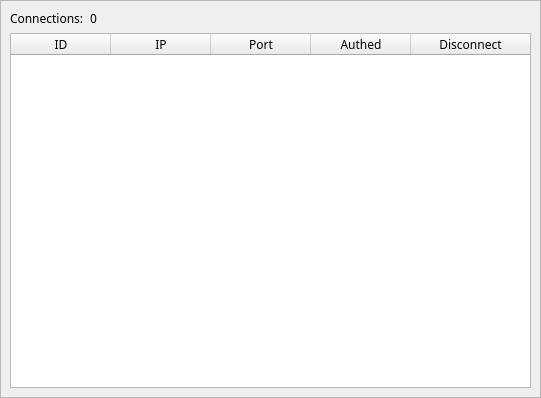
<?xml version="1.0" encoding="UTF-8"?>
<ui version="4.0">
 <class>ConnectionsPage</class>
 <widget class="QWidget" name="ConnectionsPage">
  <property name="geometry">
   <rect>
    <x>0</x>
    <y>0</y>
    <width>541</width>
    <height>398</height>
   </rect>
  </property>
  <property name="font">
   <font>
    <family>Anonymous Pro</family>
   </font>
  </property>
  <property name="windowTitle">
   <string>Form</string>
  </property>
  <layout class="QGridLayout" name="gridLayout_2">
   <property name="leftMargin">
    <number>0</number>
   </property>
   <property name="topMargin">
    <number>0</number>
   </property>
   <property name="rightMargin">
    <number>0</number>
   </property>
   <property name="bottomMargin">
    <number>0</number>
   </property>
   <property name="spacing">
    <number>0</number>
   </property>
   <item row="0" column="0">
    <widget class="QFrame" name="frame">
     <property name="sizePolicy">
      <sizepolicy hsizetype="Preferred" vsizetype="Preferred">
       <horstretch>0</horstretch>
       <verstretch>0</verstretch>
      </sizepolicy>
     </property>
     <property name="minimumSize">
      <size>
       <width>0</width>
       <height>0</height>
      </size>
     </property>
     <property name="maximumSize">
      <size>
       <width>16777215</width>
       <height>16777215</height>
      </size>
     </property>
     <property name="frameShape">
      <enum>QFrame::StyledPanel</enum>
     </property>
     <property name="frameShadow">
      <enum>QFrame::Raised</enum>
     </property>
     <layout class="QGridLayout" name="gridLayout">
      <item row="2" column="0">
       <widget class="QLabel" name="label">
        <property name="sizePolicy">
         <sizepolicy hsizetype="Maximum" vsizetype="Preferred">
          <horstretch>0</horstretch>
          <verstretch>0</verstretch>
         </sizepolicy>
        </property>
        <property name="text">
         <string>Connections:</string>
        </property>
       </widget>
      </item>
      <item row="2" column="1">
       <widget class="QLabel" name="label_connected_clients_count">
        <property name="text">
         <string>0</string>
        </property>
       </widget>
      </item>
      <item row="4" column="0" colspan="2">
       <widget class="QTableWidget" name="connected_clients">
        <attribute name="horizontalHeaderVisible">
         <bool>true</bool>
        </attribute>
        <attribute name="horizontalHeaderCascadingSectionResizes">
         <bool>false</bool>
        </attribute>
        <attribute name="horizontalHeaderHighlightSections">
         <bool>true</bool>
        </attribute>
        <attribute name="horizontalHeaderShowSortIndicator" stdset="0">
         <bool>false</bool>
        </attribute>
        <attribute name="horizontalHeaderStretchLastSection">
         <bool>true</bool>
        </attribute>
        <attribute name="verticalHeaderCascadingSectionResizes">
         <bool>true</bool>
        </attribute>
        <column>
         <property name="text">
          <string>ID</string>
         </property>
        </column>
        <column>
         <property name="text">
          <string>IP</string>
         </property>
        </column>
        <column>
         <property name="text">
          <string>Port</string>
         </property>
        </column>
        <column>
         <property name="text">
          <string>Authed</string>
         </property>
        </column>
        <column>
         <property name="text">
          <string>Disconnect</string>
         </property>
        </column>
       </widget>
      </item>
     </layout>
    </widget>
   </item>
  </layout>
 </widget>
 <resources/>
 <connections/>
</ui>
